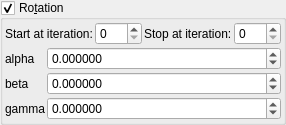
    <widget class="MyGroupBox" name="groupCheck_transf_function_enabled_false">
     <property name="title">
      <string>Ro&amp;tation</string>
     </property>
     <property name="checkable">
      <bool>true</bool>
     </property>
     <layout class="QVBoxLayout" name="verticalLayout_15" stretch="0,0">
      <property name="spacing">
       <number>2</number>
      </property>
      <property name="leftMargin">
       <number>2</number>
      </property>
      <property name="topMargin">
       <number>2</number>
      </property>
      <property name="rightMargin">
       <number>2</number>
      </property>
      <property name="bottomMargin">
       <number>2</number>
      </property>
      <item>
       <layout class="QGridLayout" name="gridLayout_63">
        <property name="spacing">
         <number>2</number>
        </property>
        <item row="1" column="2">
         <widget class="QLabel" name="label_252">
          <property name="text">
           <string>Stop at iteration:</string>
          </property>
         </widget>
        </item>
        <item row="1" column="3">
         <widget class="MySpinBox" name="spinboxInt_transf_stop_iterations_S">
          <property name="sizePolicy">
           <sizepolicy hsizetype="Minimum" vsizetype="Maximum">
            <horstretch>0</horstretch>
            <verstretch>0</verstretch>
           </sizepolicy>
          </property>
          <property name="maximum">
           <number>999</number>
          </property>
         </widget>
        </item>
        <item row="1" column="1">
         <widget class="MySpinBox" name="spinboxInt_transf_start_iterations_S">
          <property name="sizePolicy">
           <sizepolicy hsizetype="Minimum" vsizetype="Maximum">
            <horstretch>0</horstretch>
            <verstretch>0</verstretch>
           </sizepolicy>
          </property>
          <property name="maximum">
           <number>999</number>
          </property>
         </widget>
        </item>
        <item row="1" column="0">
         <widget class="QLabel" name="label_253">
          <property name="text">
           <string>Start at iteration:</string>
          </property>
         </widget>
        </item>
       </layout>
      </item>
      <item>
       <layout class="QGridLayout" name="gridLayout_12" columnstretch="0,1">
        <property name="spacing">
         <number>2</number>
        </property>
        <item row="4" column="0">
         <widget class="QLabel" name="label_51">
          <property name="text">
           <string notr="true">gamma</string>
          </property>
         </widget>
        </item>
        <item row="3" column="0">
         <widget class="QLabel" name="label_53">
          <property name="text">
           <string notr="true">beta</string>
          </property>
         </widget>
        </item>
        <item row="1" column="0">
         <widget class="QLabel" name="label_54">
          <property name="text">
           <string notr="true">alpha</string>
          </property>
         </widget>
        </item>
        <item row="1" column="1">
         <widget class="MyDoubleSpinBox" name="spinboxd3_mandelbox_rotation_main_x">
          <property name="sizePolicy">
           <sizepolicy hsizetype="Minimum" vsizetype="Maximum">
            <horstretch>0</horstretch>
            <verstretch>0</verstretch>
           </sizepolicy>
          </property>
          <property name="font">
           <font>
            <weight>50</weight>
            <bold>false</bold>
           </font>
          </property>
          <property name="prefix">
           <string/>
          </property>
          <property name="suffix">
           <string/>
          </property>
          <property name="decimals">
           <number>6</number>
          </property>
          <property name="minimum">
           <double>-36000.000000000000000</double>
          </property>
          <property name="maximum">
           <double>36000.000000000000000</double>
          </property>
          <property name="singleStep">
           <double>1.000000000000000</double>
          </property>
         </widget>
        </item>
        <item row="3" column="1">
         <widget class="MyDoubleSpinBox" name="spinboxd3_mandelbox_rotation_main_y">
          <property name="sizePolicy">
           <sizepolicy hsizetype="Minimum" vsizetype="Maximum">
            <horstretch>0</horstretch>
            <verstretch>0</verstretch>
           </sizepolicy>
          </property>
          <property name="font">
           <font>
            <weight>50</weight>
            <bold>false</bold>
           </font>
          </property>
          <property name="prefix">
           <string/>
          </property>
          <property name="suffix">
           <string/>
          </property>
          <property name="decimals">
           <number>6</number>
          </property>
          <property name="minimum">
           <double>-36000.000000000000000</double>
          </property>
          <property name="maximum">
           <double>36000.000000000000000</double>
          </property>
          <property name="singleStep">
           <double>1.000000000000000</double>
          </property>
         </widget>
        </item>
        <item row="4" column="1">
         <widget class="MyDoubleSpinBox" name="spinboxd3_mandelbox_rotation_main_z">
          <property name="sizePolicy">
           <sizepolicy hsizetype="Minimum" vsizetype="Maximum">
            <horstretch>0</horstretch>
            <verstretch>0</verstretch>
           </sizepolicy>
          </property>
          <property name="font">
           <font>
            <weight>50</weight>
            <bold>false</bold>
           </font>
          </property>
          <property name="prefix">
           <string/>
          </property>
          <property name="suffix">
           <string/>
          </property>
          <property name="decimals">
           <number>6</number>
          </property>
          <property name="minimum">
           <double>-36000.000000000000000</double>
          </property>
          <property name="maximum">
           <double>36000.000000000000000</double>
          </property>
          <property name="singleStep">
           <double>1.000000000000000</double>
          </property>
         </widget>
        </item>
       </layout>
      </item>
     </layout>
    </widget>
